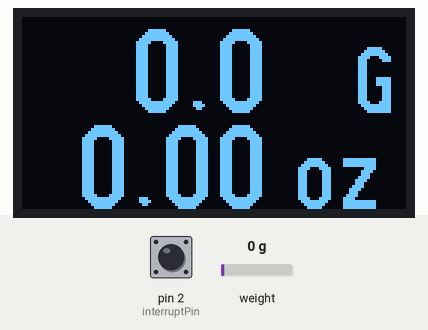
The sketch below on a simulated Arduino Uno, built with avr-gcc and run on an emulated ATmega328P. Shown: 128×64 one-colour display. The inputs (shaded band) are chosen by the test bench; at power-on: weight on the scale 0 g, pin 2 (interruptPin) HIGH. What the sketch prints to the serial monitor is not drawn.

Above: at 5.2 s.
5.3 s: weight on the scale set to 100 g
At 6.9 s:
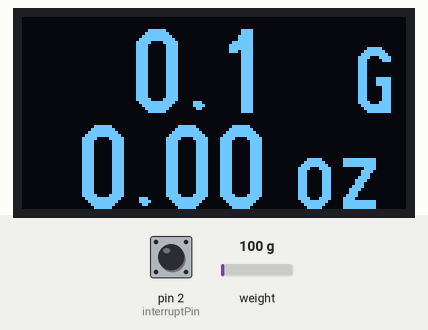
7.9 s: weight on the scale set to 1250 g
At 9.3 s:
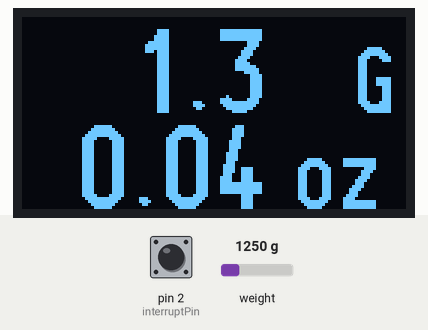
10.3 s: pin 2 (interruptPin) pulled LOW for 3.2 s
At 11.7 s:
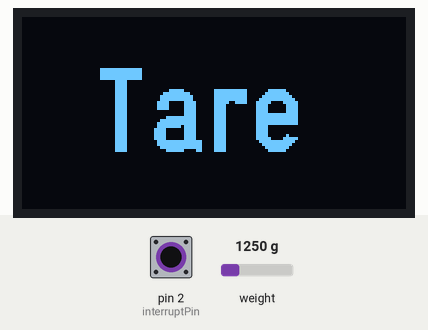
15.9 s: pin 2 (interruptPin) pulled LOW for 1 s
19.9 s: weight on the scale set to 3750 g
At 21.9 s:
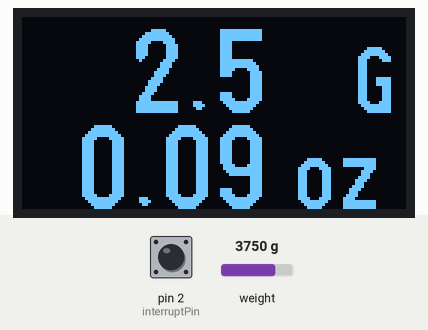
22.5 s: pin 2 (interruptPin) pulled LOW for 0.2 s
At 23.7 s:
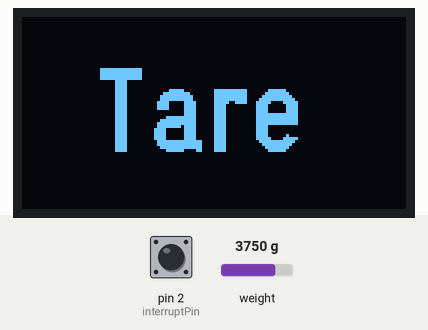
Timing chart, 0 to 25.5 s (numbered marks = the images above; inputs shaded):
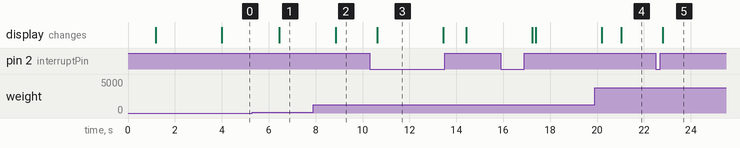

Measured:
- after the input at 5.3 s, the display: changes after 1.1 s (image 1)
- after the input at 7.9 s, the display: changes after 0.96 s (image 2)
- after the input at 10.3 s, the display: changes after 0.33 s (image 3)
- after the input at 19.9 s, the display: first differs from a run without the input after 1.1 s (image 4)
- after the input at 22.5 s, the display: changes after 0.30 s (image 5)
- what the display in image 3 shows lasts 2.8 s, from 10.6 s to 13.4 s

The sketch:

Test-HX-OLED1.ino
```cpp
/*
  Load cell scale for 1kg load cell and arduino
  using oled for display in grams and onces
  push button to tare
  use serial to find proper calibration value
*/

//#include <Arduino.h>
#include <EEPROM.h>
#include <U8g2lib.h>
#include "HX711.h"
#include <Wire.h>

const int LOADCELL_DOUT_PIN = 3;
const int LOADCELL_SCK_PIN = 4;

HX711 scale;

U8G2_SSD1306_128X64_NONAME_1_HW_I2C u8g2(U8G2_R0, /* reset=*/ U8X8_PIN_NONE);

float calibration_factor = 119322; //ok for my 1kg load cell
float romread = 0;
const byte interruptPin = 2;
int taremoi = 1;

void setup() {
  u8g2.begin();

  Serial.begin(9600);

    scale.begin(LOADCELL_DOUT_PIN, LOADCELL_SCK_PIN);


  EEPROM.get( 0, romread );
  if (romread == romread) {
    calibration_factor = romread;
  }

  scale.set_scale();
  pinMode(interruptPin, INPUT_PULLUP);
  attachInterrupt(digitalPinToInterrupt(interruptPin), tare, CHANGE);
  long zero_factor = scale.read_average(); //Get a baseline reading
}

void tare() {
  taremoi = 1;
}

void loop() {
  if (taremoi != 0) {
    Serial.println("Taring");
    u8g2.firstPage();
    do {
      u8g2.setFont(u8g2_font_logisoso28_tr);
      u8g2.drawStr(24, 45, "Tare");
    } while ( u8g2.nextPage() );
    delay(500);
    scale.tare(); //Reset the scale to 0
    delay(500);
    taremoi = 0;
  }
  scale.set_scale(calibration_factor); //Adjust to this calibration factor
  Serial.print("Reading: ");
  //float poids = scale.get_units();
  float poids = 0;
  float temptotal = 0;
  for (int x = 0; x < 5; x++) {
    float rawVal = scale.get_units();
    temptotal = temptotal + rawVal;
  }
  poids = temptotal / 5;
  if (poids < 0.09) {
    if (poids > -0.09) {
      poids = 0;
    }
  }
  Serial.print(poids);
  Serial.print(" Grams");
  Serial.println();
  float onces = poids / 28.3495;
  char g[10];
  dtostrf(poids, 5, 1, g);
  char o[10];
  dtostrf(onces, 5, 2, o);
  u8g2.firstPage();
  do {
    u8g2.setFont(u8g2_font_logisoso28_tn);
    u8g2.drawStr(0, 32, g);
    u8g2.drawStr(0, 64, o);
    u8g2.setFont(u8g2_font_logisoso22_tr);
    u8g2.drawStr(110, 32, "G");
    u8g2.drawStr(90, 64, "oz");
  } while ( u8g2.nextPage() );
  if (Serial.available())
  {
    char temp = Serial.read();
    if (temp == '+' || temp == 'a') {
      calibration_factor += 10;
      EEPROM.put(0, calibration_factor);
    } else if (temp == '-' || temp == 'z') {
      calibration_factor -= 10;
      EEPROM.put(0, calibration_factor);
    }
  }
}
```
